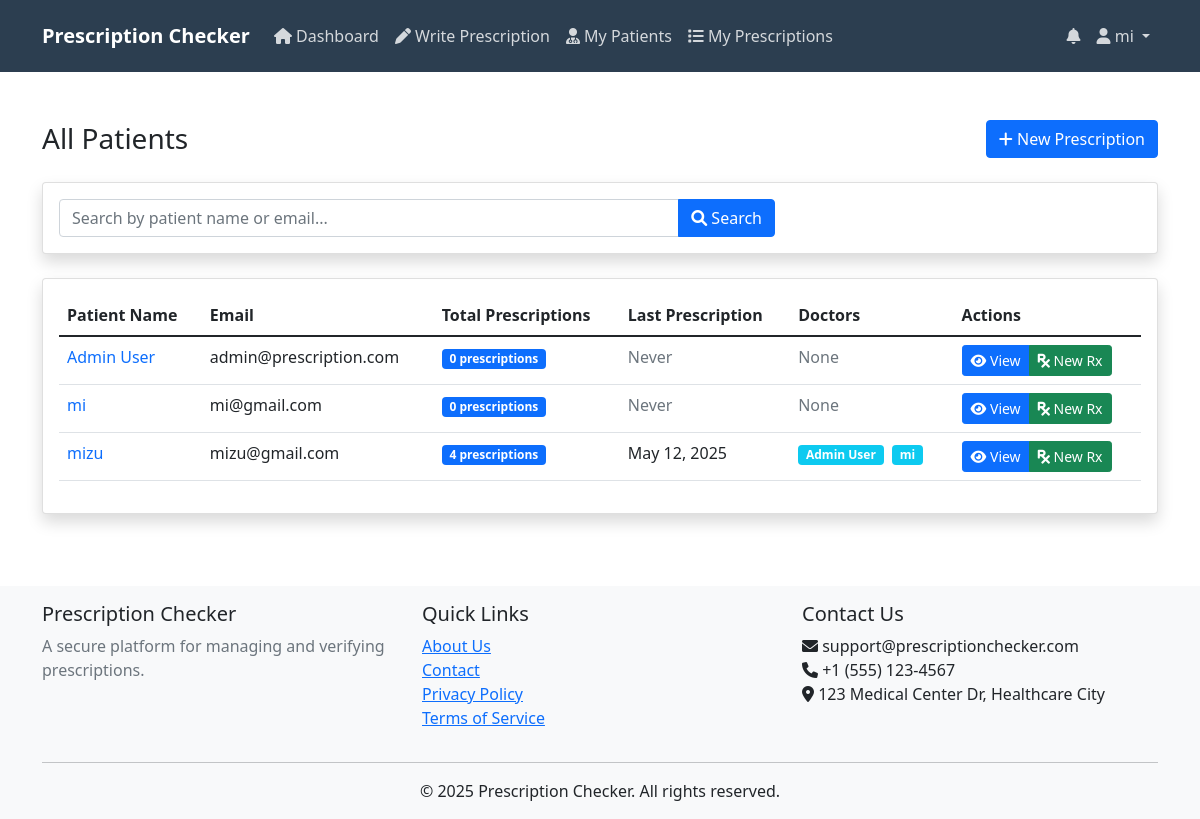
/doctor/all-patients.php (signed in), run on the app's committed database.
### tables this page shows
CREATE TABLE `users` (
  `id` int(11) NOT NULL,
  `name` varchar(100) NOT NULL,
  `email` varchar(100) NOT NULL,
  `password` varchar(255) NOT NULL,
  `role` enum('patient','doctor','pharmacist','admin') NOT NULL,
  `medical_id` varchar(50) DEFAULT NULL,
  `reset_token` varchar(64) DEFAULT NULL,
  `reset_token_expiry` datetime DEFAULT NULL,
  `created_at` datetime DEFAULT current_timestamp(),
  `updated_at` datetime DEFAULT current_timestamp() ON UPDATE current_timestamp()
);

### doctor/all-patients.php (the view, shortened to what this page needs)
<?php
require_once '../config/database.php';
$search = isset($_GET['search']) ? trim($_GET['search']) : '';
$where_clause = '';
$sql = "SELECT
        u.id,
        u.name,
        u.email,
        COUNT(DISTINCT p.id) as prescription_count,
        MAX(p.created_at) as last_prescription_date,
        GROUP_CONCAT(DISTINCT d.name) as doctors
        FROM users u
        LEFT JOIN prescriptions p ON u.id = p.patient_id
        LEFT JOIN users d ON p.doctor_id = d.id
        $where_clause
        GROUP BY u.id, u.name, u.email
        ORDER BY u.name ASC";
$stmt = mysqli_prepare($conn, $sql);
mysqli_stmt_execute($stmt);
$patients = mysqli_fetch_all($stmt->get_result(), MYSQLI_ASSOC);
include '../includes/header.php';
?>
<div class="container py-4">
    <div class="d-flex justify-content-between align-items-center mb-4">
        <h1 class="h3 mb-0">All Patients</h1>
        <a href="new-prescription.php" class="btn btn-primary">
            <i class="fas fa-plus"></i> New Prescription
        </a>
    </div>
    <div class="card shadow mb-4">
        <div class="card-body">
            <form method="GET" class="row g-3">
                <div class="col-md-8">
                    <div class="input-group">
                        <input type="text" class="form-control" name="search"
                               placeholder="Search by patient name or email..."
                               value="<?php echo htmlspecialchars($search); ?>">
                        <button class="btn btn-primary" type="submit">
                            <i class="fas fa-search"></i> Search
                        </button>
                    </div>
                </div>
            </form>
        </div>
    </div>
    <?php if (empty($patients)): ?>
        <div class="card shadow">
            <div class="card-body text-center py-5">
                <i class="fas fa-users fa-3x text-muted mb-3"></i>
                <h5>No Patients Found</h5>
                <p class="text-muted">
                    <?php if (!empty($search)): ?>
                        No patients match your search criteria.
                    <?php else: ?>
                        There are no patients in the system yet.
                    <?php endif; ?>
                </p>
            </div>
        </div>
    <?php else: ?>
        <div class="card shadow">
            <div class="card-body">
                <div class="table-responsive">
                    <table class="table table-hover">
                        <thead>
                            <tr>
                                <th>Patient Name</th>
                                <th>Email</th>
                                <th>Total Prescriptions</th>
                                <th>Last Prescription</th>
                                <th>Doctors</th>
                                <th>Actions</th>
                            </tr>
                        </thead>
                        <tbody>
                            <?php foreach ($patients as $patient): ?>
                                <tr>
                                    <td>
                                        <a href="view-patient.php?id=<?php echo $patient['id']; ?>"
                                           class="text-decoration-none">
                                            <?php echo htmlspecialchars($patient['name']); ?>
                                        </a>
                                    </td>
                                    <td><?php echo htmlspecialchars($patient['email']); ?></td>
                                    <td>
                                        <span class="badge bg-primary">
                                            <?php echo $patient['prescription_count']; ?> prescriptions
                                        </span>
                                    </td>
                                    <td>
                                        <?php if ($patient['last_prescription_date']): ?>
                                            <?php echo date('M d, Y', strtotime($patient['last_prescription_date'])); ?>
                                        <?php else: ?>
                                            <span class="text-muted">Never</span>
                                        <?php endif; ?>
                                    </td>
                                    <td>
                                        <?php if ($patient['doctors']): ?>
                                            <?php
                                            $doctors = explode(',', $patient['doctors']);
                                            foreach ($doctors as $doctor): ?>
                                                <span class="badge bg-info me-1">
                                                    <?php echo htmlspecialchars($doctor); ?>
                                                </span>
                                            <?php endforeach; ?>
                                        <?php else: ?>
                                            <span class="text-muted">None</span>
                                        <?php endif; ?>
                                    </td>
                                    <td>
                                        <div class="btn-group">
                                            <a href="view-patient.php?id=<?php echo $patient['id']; ?>"
                                               class="btn btn-sm btn-primary">
                                                <i class="fas fa-eye"></i> View
                                            </a>
                                            <a href="new-prescription.php?patient_id=<?php echo $patient['id']; ?>"
                                               class="btn btn-sm btn-success">
                                                <i class="fas fa-prescription"></i> New Rx
                                            </a>
                                        </div>
                                    </td>
                                </tr>
                            <?php endforeach; ?>
                        </tbody>
                    </table>
                </div>
            </div>
        </div>
    <?php endif; ?>
</div>
<?php include '../includes/footer.php'; ?>

### data on the page
users: name "Admin User", email "admin@prescription.com", prescription_count "0", shows "Never", shows "None"
users: name "mi", email "mi@gmail.com", prescription_count "0", shows "Never", shows "None"
users: name "mizu", email "mizu@gmail.com", prescription_count "4", last_prescription_date "May 12, 2025", doctor "Admin User", doctor "mi"

### other printed values
$_SESSION['name'] "mi"
